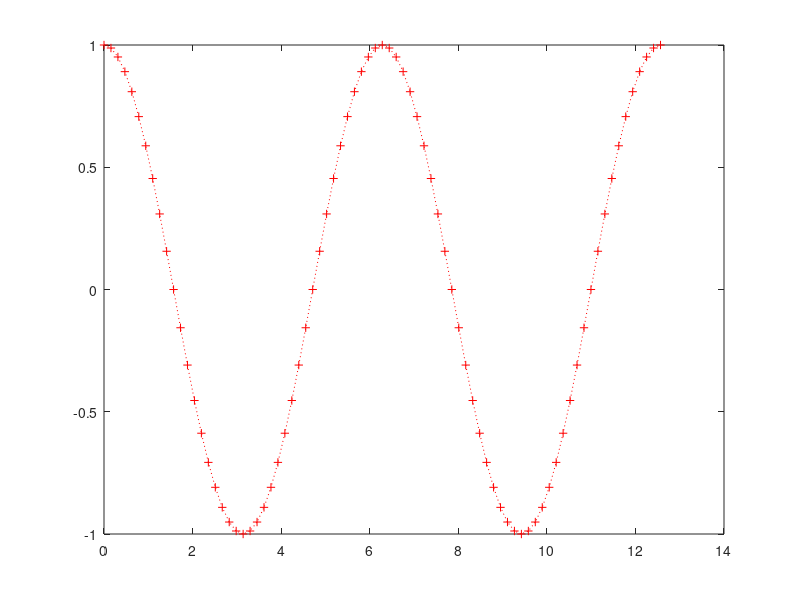

This figure's MATLAB source:
figure
x=0:pi/20:4*pi;
y=cos(x);
plot(x,y,'k-+')
get(findobj('Type','line'),'color')
set(findobj('Type','line'),'Color','r')
set(findobj('Type','line'),'linestyle',':')
